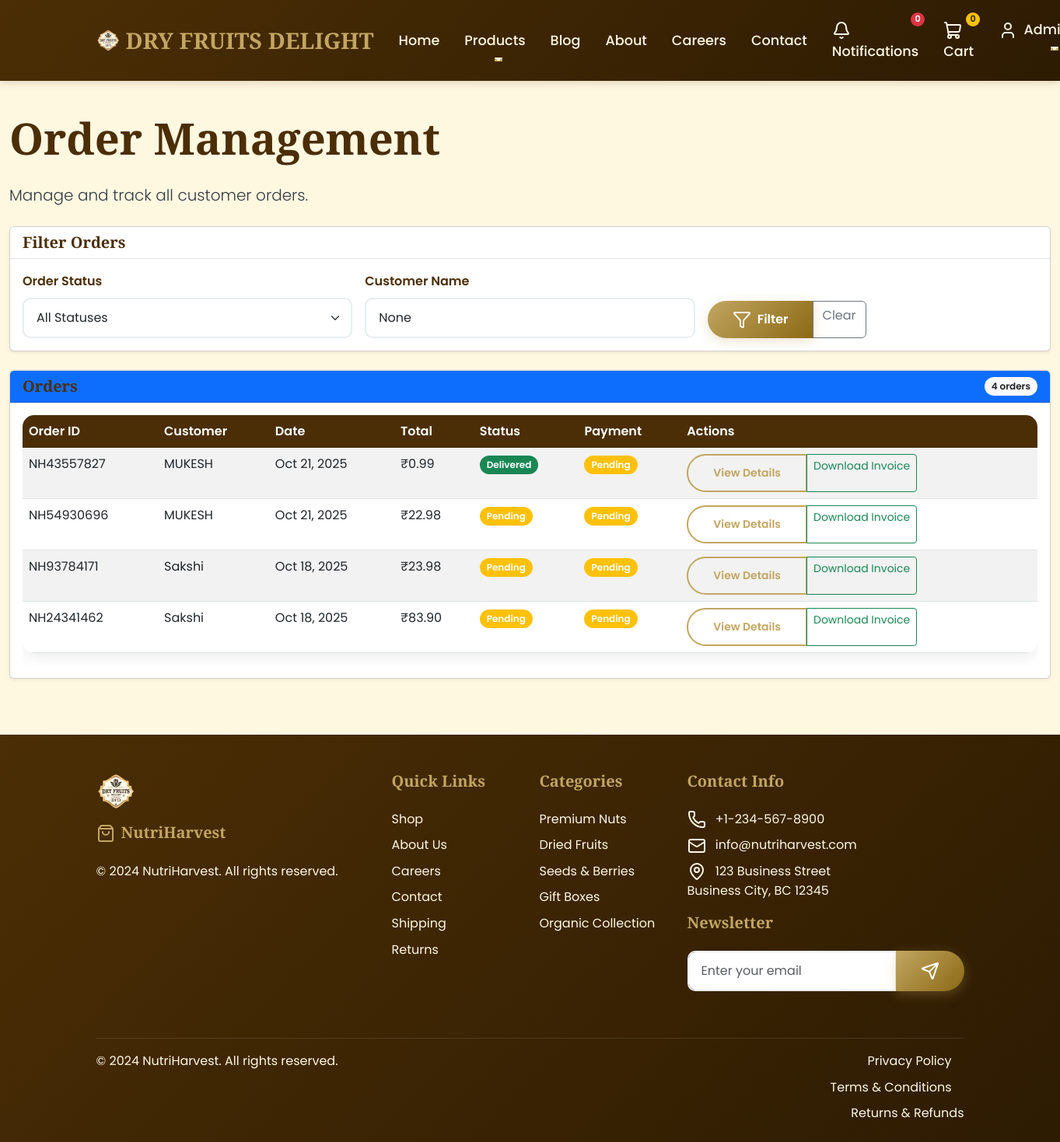
/api/orders/manage/ (signed in), run on an earlier commit of the app's database.
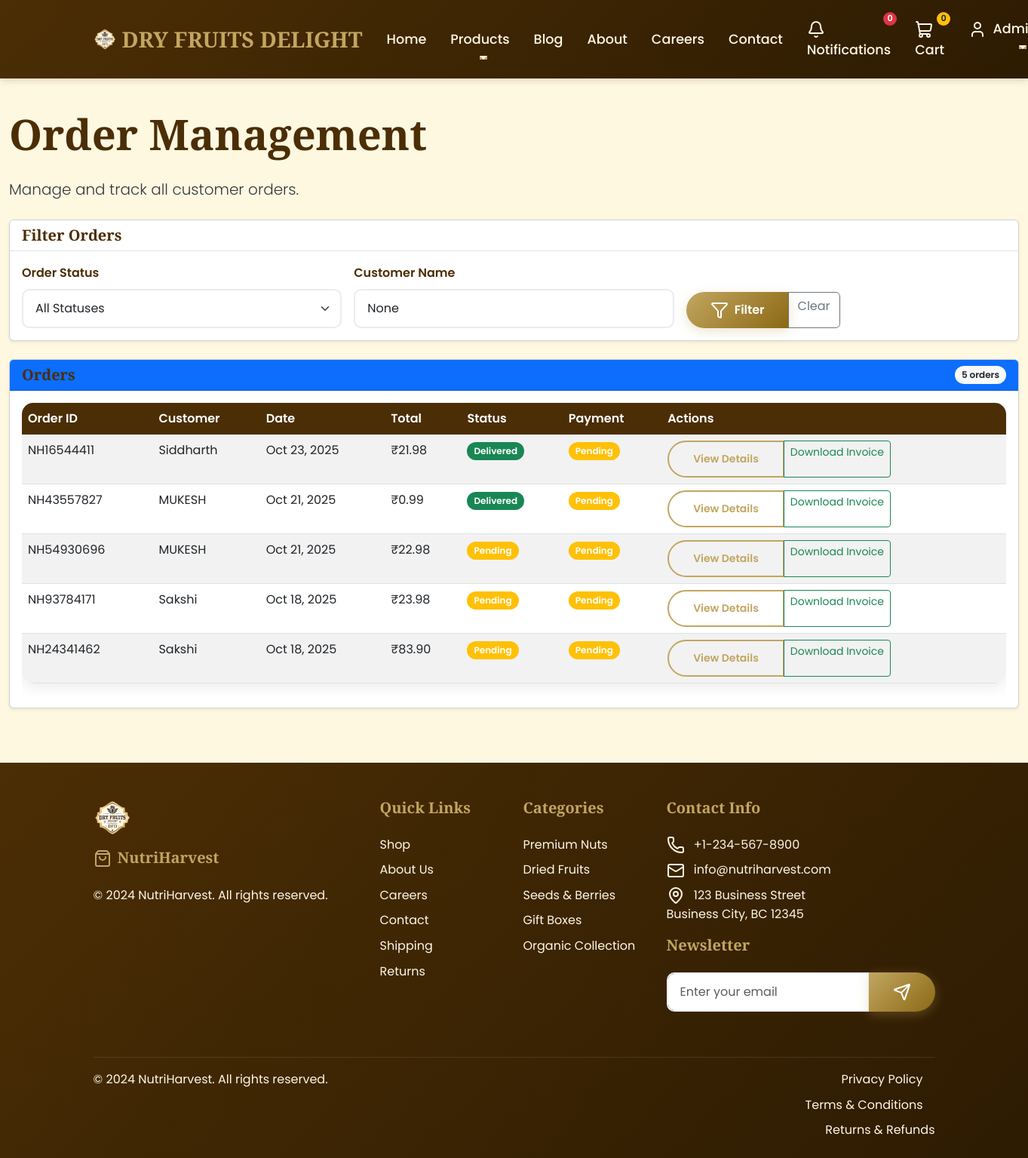
And on a later commit of the database.
### apps/orders/models.py (models this page shows, shortened)
class Order(models.Model):
    STATUS_CHOICES = [
        ('pending', 'Pending'),
        ('processing', 'Processing'),
        ('shipped', 'Shipped'),
        ('delivered', 'Delivered'),
        ('cancelled', 'Cancelled'),
    ]
    PAYMENT_CHOICES = [
        ('cod', 'Cash on Delivery'),
        ('online', 'Online Payment'),
    ]
    PAYMENT_STATUS_CHOICES = [
        ('pending', 'Pending'),
        ('paid', 'Paid'),
        ('failed', 'Failed'),
    ]
    order_number = models.CharField(max_length=20, unique=True)
    customer = models.ForeignKey(User, on_delete=models.CASCADE, related_name='orders')
    total_amount = models.DecimalField(max_digits=10, decimal_places=2)
    payment_mode = models.CharField(max_length=10, choices=PAYMENT_CHOICES, default='cod')
    payment_status = models.CharField(max_length=10, choices=PAYMENT_STATUS_CHOICES, default='pending')
    order_status = models.CharField(max_length=15, choices=STATUS_CHOICES, default='pending')
    shipping_name = models.CharField(max_length=100)
    shipping_email = models.EmailField()
    shipping_mobile = models.CharField(max_length=15)
    shipping_address = models.TextField()
    shipping_city = models.CharField(max_length=50)
    shipping_pincode = models.CharField(max_length=10)
    created_at = models.DateTimeField(default=timezone.now)
    updated_at = models.DateTimeField(auto_now=True)
    class Meta:
        ordering = ['-created_at']
        indexes = [
            models.Index(fields=['-created_at']),
            models.Index(fields=['order_status']),
            models.Index(fields=['payment_status']),
            models.Index(fields=['customer']),
            models.Index(fields=['order_number']),
        ]

### apps/users/models.py (models this page shows, shortened)
class User(AbstractUser):
    full_name = models.CharField(max_length=100)
    mobile = models.CharField(max_length=15, blank=True)
    role = models.ForeignKey(Role, on_delete=models.PROTECT, null=True)
    is_active = models.BooleanField(default=True)
    date_joined = models.DateTimeField(default=timezone.now)
    def has_permission(self, module, permission_type):
        if not self.role:
            return False
        if self.role.name == 'admin':
            return True
        try:
            perm = Permission.objects.get(role=self.role, module=module)
            return getattr(perm, f'can_{permission_type}', False)
        except Permission.DoesNotExist:
            return False

### apps/orders/views.py (the view)
# urls.py: path('manage/', views.order_management, name='order_management'),
@login_required
def order_management(request):
    if not request.user.has_permission('orders', 'view'):
        messages.error(request, 'Access denied.')
        return redirect('core:dashboard')
    orders = Order.objects.select_related('customer').prefetch_related('items__product', 'items__gift_wrap')
    status_filter = request.GET.get('status')
    if status_filter:
        orders = orders.filter(order_status=status_filter)
    customer_filter = request.GET.get('customer')
    if customer_filter:
        orders = orders.filter(customer__full_name__icontains=customer_filter)
    paginator = Paginator(orders, 20)
    page_number = request.GET.get('page')
    page_obj = paginator.get_page(page_number)
    context = {
        'orders': page_obj,
        'status_choices': Order.STATUS_CHOICES,
        'selected_status': status_filter,
        'customer_filter': customer_filter,
        'can_edit': request.user.has_permission('orders', 'edit'),
    }
    return render(request, 'orders/order_management.html', context)

### apps/core/context_processors.py (called while the page is built)
def footer_content(request):
    try:
        footer = FooterContent.objects.get(is_active=True)
    except FooterContent.DoesNotExist:
        footer = None
    return {
        'footer_content': footer
    }

### templates/orders/order_management.html (shortened to what the changed rows need)
{% extends 'base.html' %}
{% load static %}
{% block content %}
<div class="container-fluid py-4">
    <div class="row">
        <div class="col-12">
            <h1 class="display-4 fw-bold mb-4">Order Management</h1>
            <div class="card shadow-sm">
                <div class="card-header bg-primary text-white d-flex justify-content-between align-items-center">
                    <h5 class="mb-0">Orders</h5>
                    <span class="badge bg-light text-dark">{{ orders.paginator.count }} orders</span>
                </div>
                <div class="card-body">
                    {% if orders %}
                    <div class="table-responsive">
                        <table class="table table-striped">
                            <thead>
                                <tr>
                                    <th>Order ID</th>
                                    <th>Customer</th>
                                    <th>Date</th>
                                    <th>Total</th>
                                    <th>Status</th>
                                    <th>Payment</th>
                                    <th>Actions</th>
                                </tr>
                            </thead>
                            <tbody>
                                {% for order in orders %}
                                <tr>
                                    <td>{{ order.order_number }}</td>
                                    <td>{{ order.customer.full_name }}</td>
                                    <td>{{ order.created_at|date:"M d, Y" }}</td>
                                    <td>₹{{ order.total_amount|floatformat:2 }}</td>
                                    <td>
                                        <span class="badge bg-{% if order.order_status == 'pending' %}warning{% elif order.order_status == 'processing' %}info{% elif order.order_status == 'shipped' %}primary{% elif order.order_status == 'delivered' %}success{% else %}danger{% endif %}">
                                            {{ order.get_order_status_display }}
                                        </span>
                                    </td>
                                    <td>
                                        <span class="badge bg-{% if order.payment_status == 'paid' %}success{% elif order.payment_status == 'pending' %}warning{% else %}danger{% endif %}">
                                            {{ order.get_payment_status_display }}
                                        </span>
                                    </td>
                                    <td>
                                        <div class="btn-group" role="group">
                                            <a href="{% url 'orders:order_detail' order.id %}" class="btn btn-sm btn-outline-primary">View Details</a>
                                            <a href="{% url 'orders:orders-invoice' pk=order.id %}?download=pdf" class="btn btn-sm btn-outline-success">Download Invoice</a>
                                        </div>
                                    </td>
                                </tr>
                                {% endfor %}
                            </tbody>
                        </table>
                    </div>
                    {% else %}
                    <div class="text-center py-5">
                        <i data-lucide="package" class="text-muted" style="width: 48px; height: 48px;"></i>
                        <h5 class="mt-3">No orders found</h5>
                        <p class="text-muted">No orders match your current filters.</p>
                    </div>
                    {% endif %}
                </div>
            </div>
        </div>
    </div>
</div>
{% endblock %}

What changed in the data, as far as the page shows it:
added Order: order_number "NH16544411", customer.full_name "Siddharth", created_at "Oct 23, 2025", total_amount "21.98", order_status "Delivered", payment_status "Pending"
Also different on the page:
{{ orders.paginator.count }}: "4" → "5"
